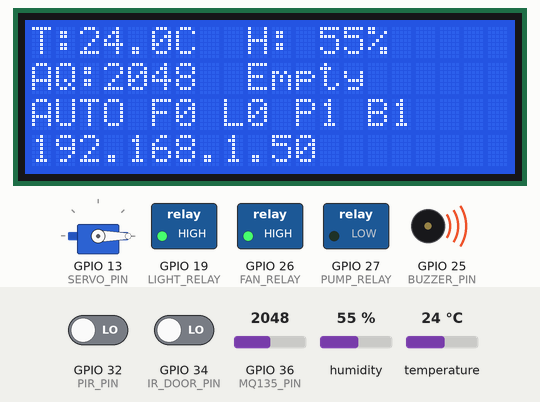
Recording of a sketch running on a simulated ESP32. Shown: servo, 20×4 character LCD, switched loads named in the sketch (green lamp = pin HIGH), buzzer (waves = sounding, pin HIGH). Inputs (shaded band) come from the test bench; at power-on: GPIO 34 (IR_DOOR_PIN) LOW, GPIO 32 (PIR_PIN) LOW, temperature 24 °C, GPIO 36 (MQ135_PIN) = 2048, humidity 55 %. WiFi joins after 1.5 s; servers stay silent unless stated; uploads are accepted with an empty reply; what the sketch prints to the serial monitor is not drawn.

Above: at 4.3 s.
4.4 s: GPIO 34 (IR_DOOR_PIN) driven HIGH
At 5.3 s:
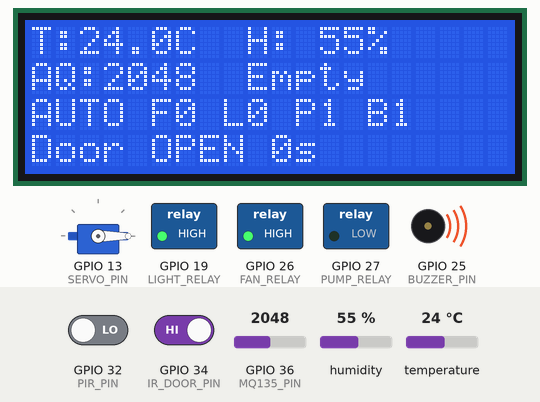
9.9 s: GPIO 32 (PIR_PIN) driven HIGH
At 11.2 s:
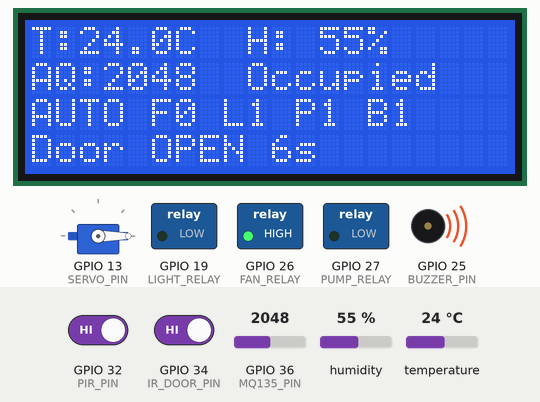
15.0 s: GPIO 34 (IR_DOOR_PIN) driven LOW
At 15.5 s:
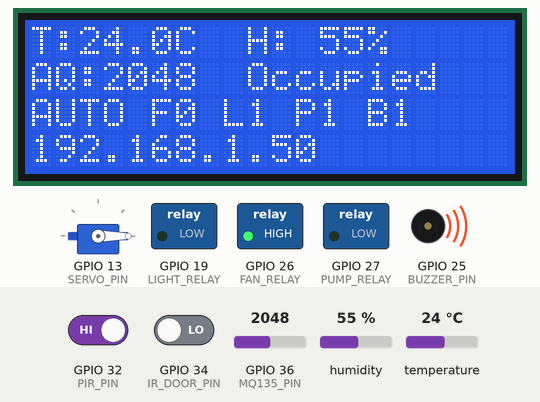
16.6 s: temperature set to 29.3 °C
At 18.2 s:
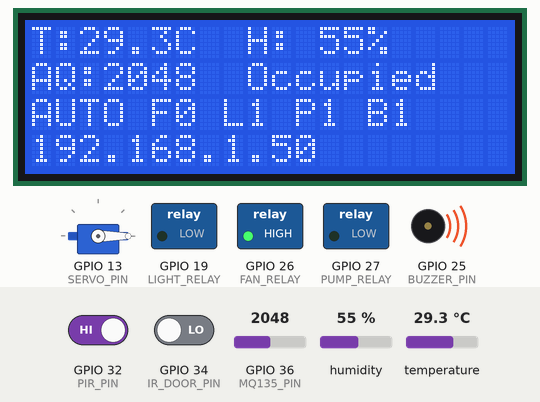
19.0 s: temperature set to 30.6 °C
At 19.9 s:
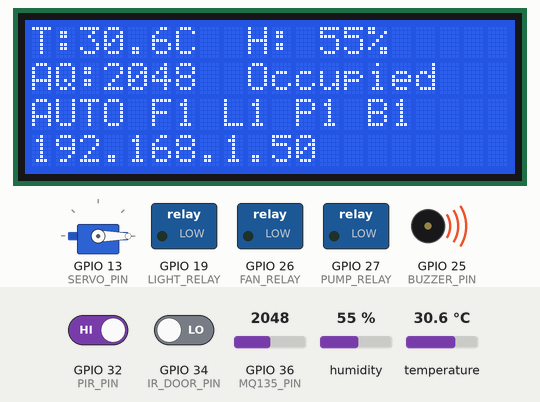
21.1 s: GPIO 36 (MQ135_PIN) set to 728
At 22.4 s:
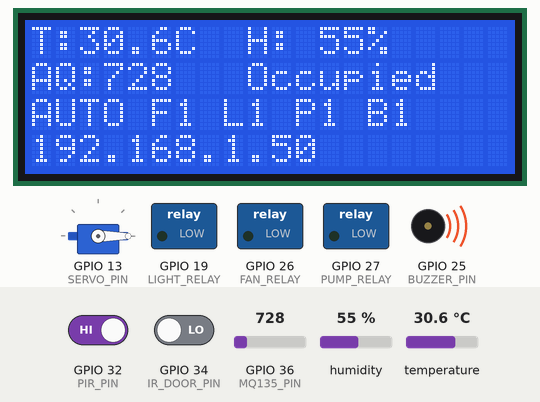
22.7 s: GPIO 36 (MQ135_PIN) set to 661
Timing chart, 0 to 25.2 s (numbered marks = the images above; inputs shaded):
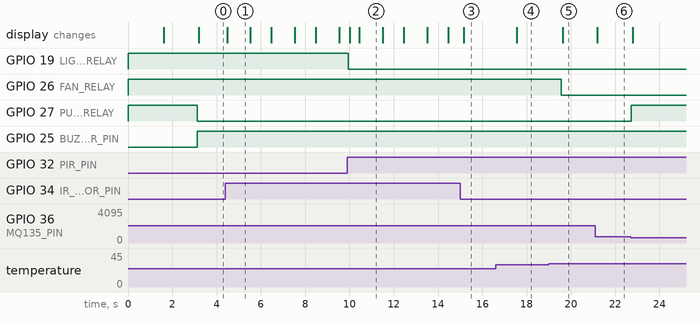

The sketch:

SmartRoom.ino
```cpp
/*
 * Smart Room Monitor — ESP32 Firmware
 * (Sunstar 2004A 20x4 I2C LCD + HW-201 IR auto-close door with servo)
 *
 * Required libraries (install via Arduino Library Manager):
 *   - DHT sensor library        by Adafruit
 *   - Adafruit Unified Sensor   by Adafruit
 *   - LiquidCrystal I2C         by Frank de Brabander
 *   - ESP32Servo                by Kevin Harrington / madhephaestus   <-- NEW
 *   - ArduinoJson               by Benoit Blanchon  (v6.x)
 *   - WiFi                      (built-in ESP32)
 *   - HTTPClient                (built-in ESP32)
 *
 * ── Pin wiring ────────────────────────────────────────────────────
 *   DHT22 Data    → GPIO 4    (10 kΩ pull-up to 3.3V required)
 *   DHT22 VCC     → 3.3V
 *   MQ-135 AO     → GPIO 36   (ADC1 — voltage divider: 10k+10k needed)
 *   MQ-135 VCC    → 5V        (heater ~200 mA — preheat 24 h)
 *   PIR OUT       → GPIO 32   (3.3V TTL output — safe for ESP32)
 *   PIR VCC       → 5V
 *   LCD SDA       → GPIO 21   (I2C — backpack has built-in pull-ups)
 *   LCD SCL       → GPIO 22
 *   LCD VCC       → 5V        (I2C backpack needs 5V, NOT 3.3V)
 *   Relay IN1     → GPIO 26   (Fan)          [2-channel module, channel 1]
 *   Relay IN2     → GPIO 27   (O2 Pump)      [2-channel module, channel 2 — moved from Light]
 *   Relay IN3     → GPIO 19   (Light)        [1-channel module — moved from Pump]
 *   Relay VCC     → 5V        (coil needs 5V)
 *
 *   NOTE — active-LOW relay module: most common 1/2/3-channel relay
 *   boards energize the relay when IN is pulled LOW, and de-energize
 *   it when IN is HIGH (opposite of what you'd guess). This firmware
 *   accounts for that via RELAY_ACTIVE_LOW below and the setRelay()
 *   helper — all "on/off" logic elsewhere in the code stays in plain
 *   true/false terms; setRelay() is the only place that translates
 *   that into the correct HIGH/LOW for your specific board. If your
 *   relays still behave backwards after this fix, your board is
 *   actually active-HIGH — just flip RELAY_ACTIVE_LOW to false.
 *   Buzzer (+)    → GPIO 25   (active piezo — HIGH = beep)
 *   Buzzer (-)    → GND
 *   HW-201 OUT    → GPIO 34   (input-only pin — digital HIGH/LOW only, NOT a distance value)
 *   HW-201 VCC    → 5V
 *   HW-201 GND    → GND
 *   Servo signal  → GPIO 13   (PWM-capable)
 *   Servo VCC     → SEPARATE 5V supply (NOT ESP32 5V pin — current spikes can brown out the board)
 *   Servo GND     → common GND with ESP32 and the separate 5V supply
 *
 * ── Door design notes ─────────────────────────────────────────────
 *   The HW-201 is a DIGITAL obstacle sensor: its onboard potentiometer
 *   sets a fixed detection range, but the output is only HIGH/LOW —
 *   it does NOT report an actual distance in cm.
 *     - Mount the HW-201 so the door panel sits in its detection range
 *       when CLOSED, and moves out of range when OPEN.
 *     - Dashboard "Open" button → servo swings to DOOR_OPEN_ANGLE.
 *     - While the door stays open continuously past DOOR_ALARM_MS, the
 *       buzzer sounds — regardless of auto/manual mode — until closed.
 *     - Once someone physically shuts the door (IR back in range), if
 *       WE opened it via the dashboard, the servo auto-reverses back to
 *       DOOR_CLOSED_ANGLE and the alarm stops.
 *     - "Close now" on the dashboard still works as a manual override
 *       at any time.
 *     - IR_ACTIVE_LOW below controls polarity — most HW-201 boards pull
 *       OUT LOW when an object is detected in range. Flip it if your
 *       specific module behaves the opposite way (test with Serial
 *       Monitor first).
 *   If you need a real proportional close angle based on actual
 *   distance, swap the HW-201 for an analog sensor (e.g. Sharp
 *   GP2Y0A21) — the digital module simply can't provide that data.
 *
 * ── Relay module assignment (updated) ──────────────────────────────
 *   2-channel module:  channel 1 = Fan (GPIO26), channel 2 = O2 Pump (GPIO27)
 *   1-channel module:  Light (GPIO19)
 *   All three are 5V DC loads switched on the low-voltage rail — none
 *   of them are wired to AC mains.
 *     5V adapter (+) → relay COM (each module)
 *     Relay NO       → device (+)
 *     Device (-)     → common GND (shared with ESP32 and the adapter)
 *   No O2 sensor is used for the pump. The MQ-135 reading is used as a
 *   CO2/stale-air proxy: when air quality crosses CO2_PUMP_THRESHOLD,
 *   we assume O2 is correspondingly depleted and turn the pump on to
 *   aerate/replenish.
 */

#include <WiFi.h>
#include <HTTPClient.h>
#include <ArduinoJson.h>
#include <DHT.h>
#include <Wire.h>
#include <LiquidCrystal_I2C.h>
#include <ESP32Servo.h>          // NEW

// ── WiFi & Server ──────────────────────────────────────────────────
const char* WIFI_SSID  = "wifi-ssd";
const char* WIFI_PASS  = "password";

// Local testing (same network):  "http://192.168.x.x:3000/api/data"
// Render deployment:             "https://your-app-name.onrender.com/api/data"
const char* SERVER_URL = "https://green-house-monitor.onrender.com/api/data";

// ── Pin definitions ────────────────────────────────────────────────
#define DHT_PIN      4
#define DHT_TYPE     DHT22
#define MQ135_PIN    36
#define PIR_PIN      32
#define LCD_SDA      21
#define LCD_SCL      22
#define FAN_RELAY    26   // 2-channel module, channel 1
#define LIGHT_RELAY  19   // 1-channel module — moved here from PUMP's old pin
#define PUMP_RELAY   27   // 2-channel module, channel 2 — moved here from LIGHT's old pin
#define BUZZER_PIN   25
#define IR_DOOR_PIN  34   // HW-201 OUT — digital only
#define SERVO_PIN    13

// CO2 proxy threshold (MQ-135 12-bit ADC) — no O2 sensor available,
// so we trigger the O2 pump when air quality crosses this value.
const int CO2_PUMP_THRESHOLD = 700;

// ── Relay polarity ────────────────────────────────────────────────
// Most cheap relay boards are ACTIVE-LOW: IN=LOW energizes the relay,
// IN=HIGH releases it. Set to false if yours behaves the opposite way.
const bool RELAY_ACTIVE_LOW = true;

// Call this instead of digitalWrite() directly for FAN/LIGHT/PUMP relays.
// 'on' is always plain true=on / false=off; this handles the board's
// actual polarity so the rest of the code never has to think about it.
void setRelay(int pin, bool on) {
  digitalWrite(pin, RELAY_ACTIVE_LOW ? !on : on);
}

// ── Door config ──────────────────────────────────────────────────────
const bool IR_ACTIVE_LOW = true;               // most HW-201 boards: LOW = object detected. Flip if yours is inverted.
const unsigned long DOOR_ALARM_MS = 30000;     // 30 s open (after being actuated) before buzzer alarm starts
const int DOOR_CLOSED_ANGLE = 0;               // servo angle: door closed / latch engaged
const int DOOR_OPEN_ANGLE   = 90;              // servo angle: door open / latch released
// New door flow:
//   1. Website "Open" button → servo moves to DOOR_OPEN_ANGLE, doorActuatedOpen = true
//   2. IR sensor sees the door go out of range → doorOpen = true, timer starts
//   3. If still open after DOOR_ALARM_MS → buzzer sounds continuously (overrides
//      whatever the buzzer was doing in auto/manual mode) until the door closes
//   4. Someone physically shuts the door → IR sees it back in range → if we were
//      the ones who opened it (doorActuatedOpen), servo auto-reverses to
//      DOOR_CLOSED_ANGLE, and the alarm stops
//   "Close now" button still works as a manual override at any time.

// ── LCD (Sunstar 2004A, 20 cols x 4 rows, I2C backpack) ─────────────
#define LCD_ADDR  0x3F   // change to 0x3F if scanner finds that instead
#define LCD_COLS  20
#define LCD_ROWS  4
LiquidCrystal_I2C lcd(LCD_ADDR, LCD_COLS, LCD_ROWS);

// ── DHT ────────────────────────────────────────────────────────────
DHT dht(DHT_PIN, DHT_TYPE);

// ── Servo ────────────────────────────────────────────────────────────
Servo doorServo;

// ── Timings ────────────────────────────────────────────────────────
const unsigned long POST_INTERVAL    = 5000;    // ms between server POSTs
const unsigned long DHT_INTERVAL     = 2000;    // DHT22 minimum sample period
const unsigned long MOTION_TIMEOUT   = 300000;  // 5 min → room considered empty

// ── Runtime state ──────────────────────────────────────────────────
bool     occupied     = false;
unsigned long lastMotion   = 0;
unsigned long lastPost     = 0;
unsigned long lastDHTRead  = 0;

float lastTemp = 0.0f;
float lastHum  = 0.0f;
int   lastAQ   = 0;

// Command state received from server
String ctrlMode = "auto";   // "auto" | "manual"
bool   fanOn    = false;
bool   lightOn  = false;
bool   buzzerOn = false;
bool   pumpOn   = false;

// Door state
bool doorOpen           = false;  // current IR reading, true = open (not detected)
unsigned long doorOpenSince = 0;  // millis() when door first registered as open
bool doorActuatedOpen   = false;  // true after WE opened it via servo — waiting to auto-reverse on physical close
bool doorAlarmActive    = false;  // true once door has been open >= DOOR_ALARM_MS continuously

// ── setup ──────────────────────────────────────────────────────────
void setup() {
  Serial.begin(115200);
  Serial.println("\n=== Smart Room Monitor ===");

  // Output pins
  pinMode(FAN_RELAY,   OUTPUT);
  pinMode(LIGHT_RELAY, OUTPUT);
  pinMode(PUMP_RELAY,  OUTPUT);
  pinMode(BUZZER_PIN,  OUTPUT);
  setRelay(FAN_RELAY,   false);
  setRelay(LIGHT_RELAY, false);
  setRelay(PUMP_RELAY,  false);
  digitalWrite(BUZZER_PIN,  LOW);  // buzzer is a direct piezo, not on the relay board — unaffected

  // Input pins
  pinMode(PIR_PIN, INPUT);
  pinMode(IR_DOOR_PIN, INPUT);

  // DHT22
  dht.begin();

  // Servo
  doorServo.attach(SERVO_PIN);
  doorServo.write(DOOR_CLOSED_ANGLE);  // assume door starts closed

  // LCD
  Wire.begin(LCD_SDA, LCD_SCL);
  lcd.init();
  lcd.backlight();
  lcd.setCursor(0, 0);
  lcd.print("Smart Room Monitor");
  lcd.setCursor(0, 1);
  lcd.print("Starting...");

  // Connect WiFi
  WiFi.begin(WIFI_SSID, WIFI_PASS);
  Serial.print("Connecting to WiFi");
  int attempts = 0;
  while (WiFi.status() != WL_CONNECTED && attempts < 30) {
    delay(500);
    Serial.print(".");
    attempts++;
  }

  if (WiFi.status() == WL_CONNECTED) {
    Serial.println("\nConnected! IP: " + WiFi.localIP().toString());
    lcd.clear();
    lcd.setCursor(0, 0);
    lcd.print("WiFi connected");
    lcd.setCursor(0, 1);
    lcd.print(WiFi.localIP().toString());
    delay(1500);
  } else {
    Serial.println("\n[WARN] WiFi failed — running offline");
    lcd.clear();
    lcd.setCursor(0, 0);
    lcd.print("WiFi failed");
    lcd.setCursor(0, 1);
    lcd.print("Running offline");
    delay(1500);
  }
}

// ── loop ───────────────────────────────────────────────────────────
void loop() {
  unsigned long now = millis();

  // 1. Read PIR (every loop — fast poll)
  if (digitalRead(PIR_PIN)) {
    occupied  = true;
    lastMotion = now;
  } else if (occupied && (now - lastMotion > MOTION_TIMEOUT)) {
    occupied = false;
  }

  // 2. Read DHT22 (every 2 s)
  if (now - lastDHTRead >= DHT_INTERVAL) {
    float t = dht.readTemperature();
    float h = dht.readHumidity();
    if (!isnan(t) && !isnan(h)) {
      lastTemp = t;
      lastHum  = h;
    }
    lastDHTRead = now;
  }

  // 3. Read MQ-135 AO (every loop)
  lastAQ = analogRead(MQ135_PIN);  // 12-bit: 0–4095

  // 4. Read HW-201 door sensor + auto-close logic
  updateDoorState(now);

  // 5. Compute output states
  if (ctrlMode == "auto") {
    // Auto: sensors decide
    fanOn    = occupied && (lastTemp > 30.0f);
    lightOn  = occupied;
    buzzerOn = (lastAQ > 600);
    pumpOn   = (lastAQ > CO2_PUMP_THRESHOLD);  // no O2 sensor: CO2 proxy trigger
  }
  // Manual: fanOn / lightOn / buzzerOn / pumpOn already set from server response

  // Door-open-too-long alarm overrides the buzzer regardless of mode —
  // this is a safety feature, not a toggle-able device.
  if (doorAlarmActive) buzzerOn = true;

  // 6. Apply to hardware
  setRelay(FAN_RELAY,   fanOn);
  setRelay(LIGHT_RELAY, lightOn);
  setRelay(PUMP_RELAY,  pumpOn);
  digitalWrite(BUZZER_PIN,  buzzerOn ? HIGH : LOW);  // direct piezo, not on relay board

  // 7. Update LCD
  updateLCD();

  // 8. POST to server every 5 s, read commands in response
  if (now - lastPost >= POST_INTERVAL) {
    sendToServer();
    lastPost = now;
  }

  delay(50);
}

// ── updateDoorState ──────────────────────────────────────────────────
// HW-201 gives only HIGH/LOW — no real distance, just in-range / out-of-range.
// New behaviour: we don't auto-close on a timer anymore. Instead:
//  - track how long the door has been continuously open, and sound the
//    buzzer once it passes DOOR_ALARM_MS
//  - when the door is physically shut again (IR back in range), if WE were
//    the ones who opened it via the dashboard, auto-reverse the servo shut
void updateDoorState(unsigned long now) {
  int raw = digitalRead(IR_DOOR_PIN);
  bool detected = IR_ACTIVE_LOW ? (raw == LOW) : (raw == HIGH);
  bool currentlyOpen = !detected;  // door panel out of range = open

  if (currentlyOpen) {
    if (!doorOpen) {
      // just transitioned to open
      doorOpen        = true;
      doorOpenSince    = now;
      doorAlarmActive  = false;
      Serial.println("[Door] Open");
    }
    // still open — check alarm threshold
    if (!doorAlarmActive && (now - doorOpenSince >= DOOR_ALARM_MS)) {
      Serial.println("[Door] Open too long — alarm ON");
      doorAlarmActive = true;
    }
  } else {
    // door detected as closed
    if (doorOpen) {
      Serial.println("[Door] Closed / back in range");
      if (doorActuatedOpen) {
        doorServo.write(DOOR_CLOSED_ANGLE);
        doorActuatedOpen = false;
        Serial.println("[Door] Servo auto-reversed to closed position");
      }
    }
    doorOpen        = false;
    doorAlarmActive = false;
  }
}

// ── sendToServer ───────────────────────────────────────────────────
void sendToServer() {
  if (WiFi.status() != WL_CONNECTED) {
    Serial.println("[WiFi] reconnecting...");
    WiFi.reconnect();
    return;
  }

  HTTPClient http;
  http.begin(SERVER_URL);
  http.addHeader("Content-Type", "application/json");
  http.setTimeout(6000);

  // Build JSON body
  StaticJsonDocument<384> body;
  body["temp"]      = lastTemp;
  body["humidity"]  = lastHum;
  body["aq"]        = lastAQ;
  body["occupied"]  = occupied ? 1 : 0;
  body["pump"]      = pumpOn ? 1 : 0;
  body["doorOpen"]    = doorOpen ? 1 : 0;   // dashboard can show door status
  body["doorAlarm"]   = doorAlarmActive ? 1 : 0;
  body["doorOpenSec"] = doorOpen ? (int)((millis() - doorOpenSince) / 1000) : 0;

  String payload;
  serializeJson(body, payload);

  int code = http.POST(payload);
  Serial.printf("[POST] %d | T:%.1f H:%.1f AQ:%d Occ:%d Door:%d Mode:%s\n",
    code, lastTemp, lastHum, lastAQ, (int)occupied, (int)doorOpen, ctrlMode.c_str());

  if (code == HTTP_CODE_OK) {
    String respStr = http.getString();
    StaticJsonDocument<320> resp;
    DeserializationError err = deserializeJson(resp, respStr);

    if (!err) {
      // Update mode
      String newMode = resp["mode"] | "auto";
      ctrlMode = newMode;

      // In manual mode, apply commands from server (browser set these)
      if (ctrlMode == "manual") {
        fanOn    = resp["commands"]["fan"]    | false;
        lightOn  = resp["commands"]["light"]  | false;
        buzzerOn = resp["commands"]["buzzer"] | false;
        pumpOn   = resp["commands"]["pump"]   | false;

        // Manual servo control from dashboard
        if (resp["commands"].containsKey("doorClose") && resp["commands"]["doorClose"] == true) {
          doorServo.write(DOOR_CLOSED_ANGLE);
          doorActuatedOpen = false;
          doorAlarmActive  = false;
          Serial.println("[Door] Manual CLOSE command — servo actuated");
        }
        if (resp["commands"].containsKey("doorOpen") && resp["commands"]["doorOpen"] == true) {
          doorServo.write(DOOR_OPEN_ANGLE);
          doorActuatedOpen = true;
          Serial.println("[Door] Manual OPEN command — servo actuated, waiting for physical close");
        }

        Serial.printf("[Manual] Fan:%d Light:%d Buzzer:%d Pump:%d\n",
          (int)fanOn, (int)lightOn, (int)buzzerOn, (int)pumpOn);
      }
    } else {
      Serial.println("[JSON] parse error: " + String(err.c_str()));
    }
  } else {
    Serial.printf("[POST] failed, code: %d\n", code);
  }

  http.end();
}

// ── updateLCD ──────────────────────────────────────────────────────
// 20x4 character layout:
//   Row 0: Temp + Humidity
//   Row 1: Air Quality + Occupancy
//   Row 2: Mode + Fan/Light/Pump/Buzzer states (abbreviated)
//   Row 3: IP address / door status
void updateLCD() {
  char line[LCD_COLS + 1];

  // Row 0: T:xx.xC  H:xx%
  lcd.setCursor(0, 0);
  snprintf(line, sizeof(line), "T:%4.1fC  H:%3.0f%%   ", lastTemp, lastHum);
  lcd.print(line);

  // Row 1: AQ:xxxx  Occ/Empty
  lcd.setCursor(0, 1);
  snprintf(line, sizeof(line), "AQ:%-4d  %-8s", lastAQ, occupied ? "Occupied" : "Empty");
  lcd.print(line);

  // Row 2: Mode  F:on L:on P:on B:on
  lcd.setCursor(0, 2);
  snprintf(line, sizeof(line), "%-4s F%d L%d P%d B%d",
    ctrlMode == "auto" ? "AUTO" : "MANU",
    fanOn ? 1 : 0, lightOn ? 1 : 0, pumpOn ? 1 : 0, buzzerOn ? 1 : 0);
  lcd.print(line);

  // Row 3: Door status takes priority display when open, else show IP
  lcd.setCursor(0, 3);
  String row3;
  if (doorOpen) {
    unsigned long openSec = (millis() - doorOpenSince) / 1000;
    row3 = doorAlarmActive ? ("ALARM! Open " + String(openSec) + "s")
                           : ("Door OPEN " + String(openSec) + "s");
  } else if (WiFi.status() == WL_CONNECTED) {
    row3 = WiFi.localIP().toString();
  } else {
    row3 = "No WiFi";
  }
  while (row3.length() < LCD_COLS) row3 += ' ';
  if (row3.length() > LCD_COLS) row3 = row3.substring(0, LCD_COLS);
  lcd.print(row3);
}
```

Measured:
- the behaviour switches between 30 and 30.1 °C on temperature (found by bisection; images 4 and 5)
- after the input at 4.4 s, the display: changes after 0.09 s (image 1)
- after the input at 9.9 s, GPIO 19 (LIGHT_RELAY): HIGH → LOW at once; the display: first changes after 0.11 s (image 2 shows a later state)
- after the input at 15.0 s, the display: changes after 0.17 s (image 3)
- after the input at 16.6 s, the display: changes after 0.96 s (image 4)
- after the input at 19.0 s, GPIO 26 (FAN_RELAY): HIGH → LOW after 0.56 s; the display: changes after 0.63 s (image 5)
- after the input at 21.1 s, the display: changes after 0.10 s (image 6)
- after the input at 22.7 s, GPIO 27 (PUMP_RELAY): LOW → HIGH at once
